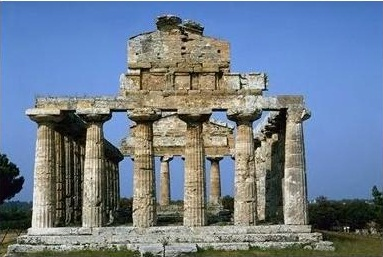
#> input picture First-experiment/i_building.jpg, 383 x 257 px
$ python main.py
#> lines starting #> are read from the running program, lines starting #| are printed output that depends on the picture; after the words box and inside, x2 and y2 are one past the last pixel; in counts of white or black regions, pixels touching at a corner belong together
#———————————————任务一—————————————————#
import cv2
#使用imread()函数读取图像，参数为图像的相对路径，并以numpy.ndarray的形式返回图像的像素矩阵
img = cv2.imread(r'i_building.jpg')
#> img is the input picture: shape (257, 383, 3); mean B, G, R 143.1, 126.1, 111.4
#查看图像的形状、大小、数据类型
print("Image shape: ", img.shape) #返回图像的形状，即（高度，宽度，通道数）
#| Image shape:  (257, 383, 3)
print("Image size: ", img.size)   #返回图像的像素数目
#| Image size:  295293
print("Image dtype: ", img.dtype) #返回图像的数据类型
#| Image dtype:  uint8
#使用imshow()函数显示图像，参数为图像的窗口标题和图像的像素矩阵（即图像变量img）
cv2.imshow('image', img)
#使用waitKey()函数等待键盘输入，参数为等待时间（单位为毫秒），当参数为0时表示无限等待
#当参数为0时，按下任意键即可关闭图像窗口
cv2.waitKey(0)
#使用destroyAllWindows()函数关闭所有图像窗口
cv2.destroyAllWindows()
#———————————————任务二—————————————————#
#将图像从BGR空间转换为灰度图像
img_gray = cv2.cvtColor(img, cv2.COLOR_BGR2GRAY)
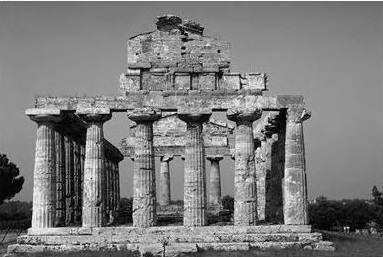
#> img_gray: shape (257, 383); min 0, max 252, mean 123.6
cv2.imshow('image_gray', img_gray)
cv2.waitKey(0)
cv2.destroyAllWindows()
#将灰度图像转换为二值图像
#使用threshold()函数进行阈值分割，参数为图像的灰度矩阵、阈值、最大值、阈值类型
ret, img_binary = cv2.threshold(img_gray, 127, 255, cv2.THRESH_BINARY)
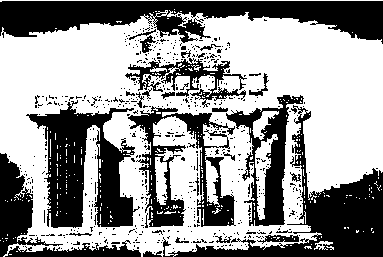
#> img_binary: shape (257, 383); 59.6% white; 595 black regions (564 under 20 px), largest, box (x1, y1, x2, y2) and area: (0, 1, 383, 44) 9617, (163, 105, 383, 257) 7416, (26, 100, 140, 228) 7033
cv2.imshow('image_binary', img_binary)
cv2.waitKey(0)
cv2.destroyAllWindows()
#———————————————任务三\1—————————————————#
#对图像进行几何变换
#将图片高和宽分别赋值给x,y
x, y = img.shape[0:2]
#> x = 257; y = 383
#显示原图
cv2.imshow('image', img)
cv2.waitKey(0)
cv2.destroyAllWindows()
#缩放到原来的二分之一，输出尺寸格式为（宽，高）
img_test1 = cv2.resize(img, (int(y/2), int(x/2)))
cv2.imshow('image_test1', img_test1)
cv2.waitKey(0)
cv2.destroyAllWindows()
#最近领域插值法缩放
#缩放到原来的四分之一
img_test2 = cv2.resize(img, (int(y/4), int(x/4)), interpolation=cv2.INTER_NEAREST)
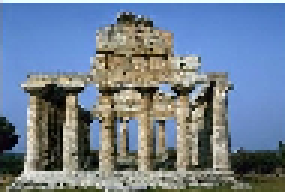
#> img_test2: shape (64, 95, 3) (shown 3 times larger); mean B, G, R 145, 128, 113.3
cv2.imshow('image_test2', img_test2)
cv2.waitKey(0)
cv2.destroyAllWindows()
#放大到原来的两倍
img_test3 = cv2.resize(img, None, fx=2, fy=2, interpolation=cv2.INTER_NEAREST)
cv2.imshow('image_test3', img_test3)
cv2.waitKey(0)
cv2.destroyAllWindows()
#———————————————任务三\2—————————————————#
#图像的旋转
#获取图像的高和宽
height, width = img.shape[0:2]
#> height = 257; width = 383
# 获取图像绕着图像中心点的旋转矩阵
matRotate = cv2.getRotationMatrix2D((width/2, height/2), 45, 1)
#进行仿射变换
img_test4 = cv2.warpAffine(img, matRotate, (width, height))
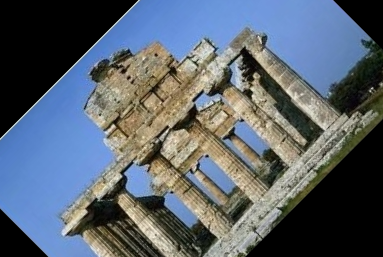
#> img_test4: shape (257, 383, 3); mean B, G, R 109.7, 99.3, 89.8
cv2.imshow('image_test4', img_test4)
cv2.waitKey(0)
cv2.destroyAllWindows()
#———————————————任务三\3—————————————————#
#图像的翻转
h_flip = cv2.flip(img, 1) #水平翻转
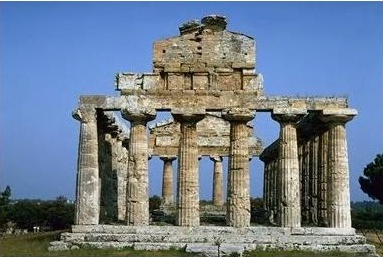
#> h_flip: shape (257, 383, 3); mean B, G, R 143.1, 126.1, 111.4
cv2.imshow('image_h_flip', h_flip)
cv2.waitKey(0)
cv2.destroyAllWindows()
v_flip = cv2.flip(img, 0) #垂直翻转
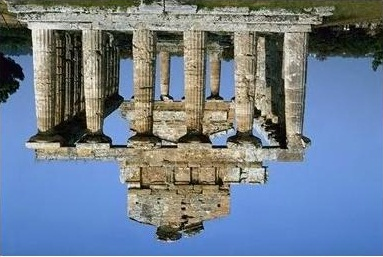
#> v_flip: shape (257, 383, 3); mean B, G, R 143.1, 126.1, 111.4
cv2.imshow('image_v_flip', v_flip)
cv2.waitKey(0)
cv2.destroyAllWindows()
hv_flip = cv2.flip(img, -1) #水平垂直翻转
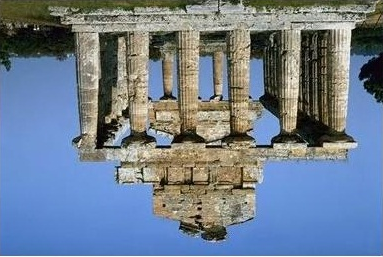
#> hv_flip: shape (257, 383, 3); mean B, G, R 143.1, 126.1, 111.4
cv2.imshow('image_hv_flip', hv_flip)
cv2.waitKey(0)
cv2.destroyAllWindows()
#———————————————任务四—————————————————#
#对图像进行保存
#使用imwrite()函数保存图像，参数为图像的保存路径和图像的像素矩阵
retval1 = cv2.imwrite('i_building_gray.jpg', img_gray)
retval2 = cv2.imwrite('i_building_binary.jpg', img_binary)
retval3 = cv2.imwrite('i_building_test1.jpg', img_test1)
retval4 = cv2.imwrite('i_building_test2.jpg', img_test2)
retval5 = cv2.imwrite('i_building_test3.jpg', img_test3)
retval6 = cv2.imwrite('i_building_test4.jpg', img_test4)
retval7 = cv2.imwrite('i_building_h_flip.jpg', h_flip)
retval8 = cv2.imwrite('i_building_v_flip.jpg', v_flip)
retval9 = cv2.imwrite('i_building_hv_flip.jpg', hv_flip)
#查看保存结果
print("retval1: ", retval1)
#| retval1:  True
print("retval2: ", retval2)
#| retval2:  True
print("retval3: ", retval3)
#| retval3:  True
print("retval4: ", retval4)
#| retval4:  True
print("retval5: ", retval5)
#| retval5:  True
print("retval6: ", retval6)
#| retval6:  True
print("retval7: ", retval7)
#| retval7:  True
print("retval8: ", retval8)
#| retval8:  True
print("retval9: ", retval9)
#| retval9:  True

$ run again, with First-experiment/flower.png saved as First-experiment/i_building.jpg
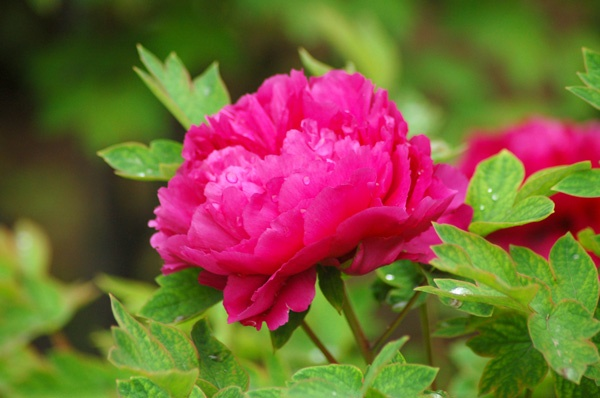
#> input picture First-experiment/flower.png, 600 x 398 px
#> img is the input picture: shape (398, 600, 3); mean B, G, R 56.8, 94.7, 121.2
#| Image shape:  (398, 600, 3)
#| Image size:  716400
#| Image dtype:  uint8
#> `ret, img_binary = cv2.threshold(img_gray, 127, 255, cv2.THRESH_BINARY)`:
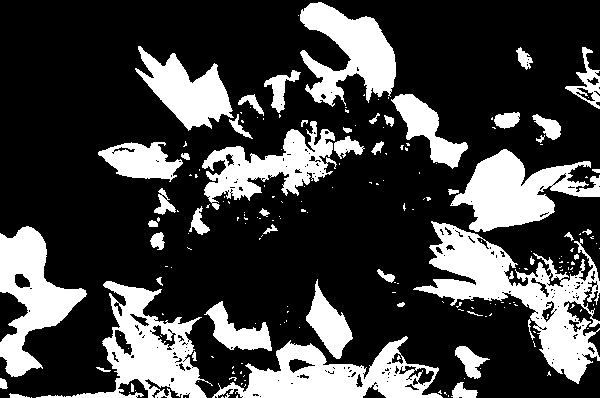
#> img_binary: shape (398, 600); 26.3% white; 199 white regions (148 under 20 px), largest, box (x1, y1, x2, y2) and area: (413, 221, 600, 384) 9987, (212, 336, 443, 398) 6715, (36, 281, 213, 398) 6664
#> `hv_flip = cv2.flip(img, -1)`:
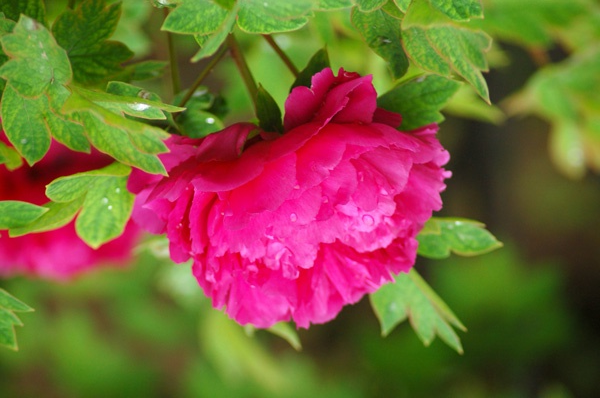
#> hv_flip: shape (398, 600, 3); mean B, G, R 56.8, 94.7, 121.2
#| retval1:  True
#| retval2:  True
#| retval3:  True
#| retval4:  True
#| retval5:  True
#| retval6:  True
#| retval7:  True
#| retval8:  True
#| retval9:  True

$ run again, with First-experiment/scenery.png saved as First-experiment/i_building.jpg
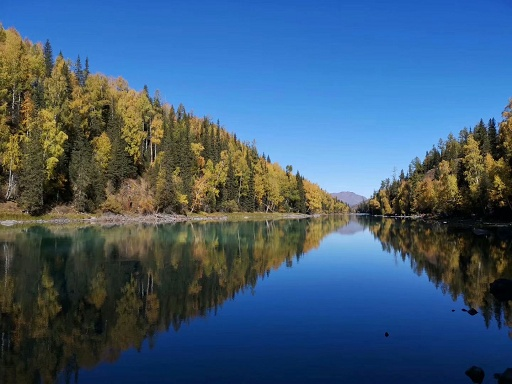
#> input picture First-experiment/scenery.png, 512 x 384 px
#> img is the input picture: shape (384, 512, 3); mean B, G, R 117.2, 91.6, 64.3
#| Image shape:  (384, 512, 3)
#| Image size:  589824
#| Image dtype:  uint8
#> `ret, img_binary = cv2.threshold(img_gray, 127, 255, cv2.THRESH_BINARY)`:
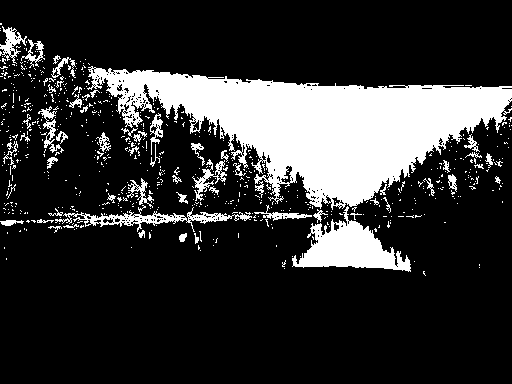
#> img_binary: shape (384, 512); 19.9% white; 669 white regions (610 under 20 px), largest, box (x1, y1, x2, y2) and area: (87, 66, 512, 210) 28230, (292, 206, 411, 272) 3472, (55, 205, 252, 232) 1282
#> `hv_flip = cv2.flip(img, -1)`:
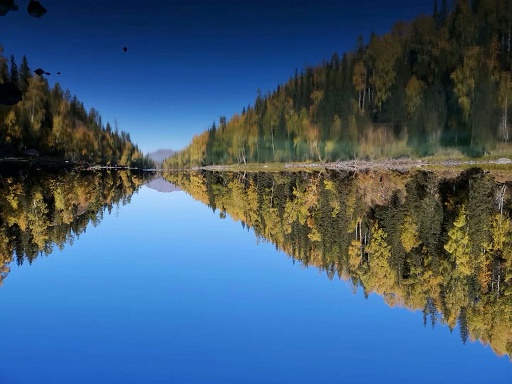
#> hv_flip: shape (384, 512, 3); mean B, G, R 117.2, 91.6, 64.3
#| retval1:  True
#| retval2:  True
#| retval3:  True
#| retval4:  True
#| retval5:  True
#| retval6:  True
#| retval7:  True
#| retval8:  True
#| retval9:  True
